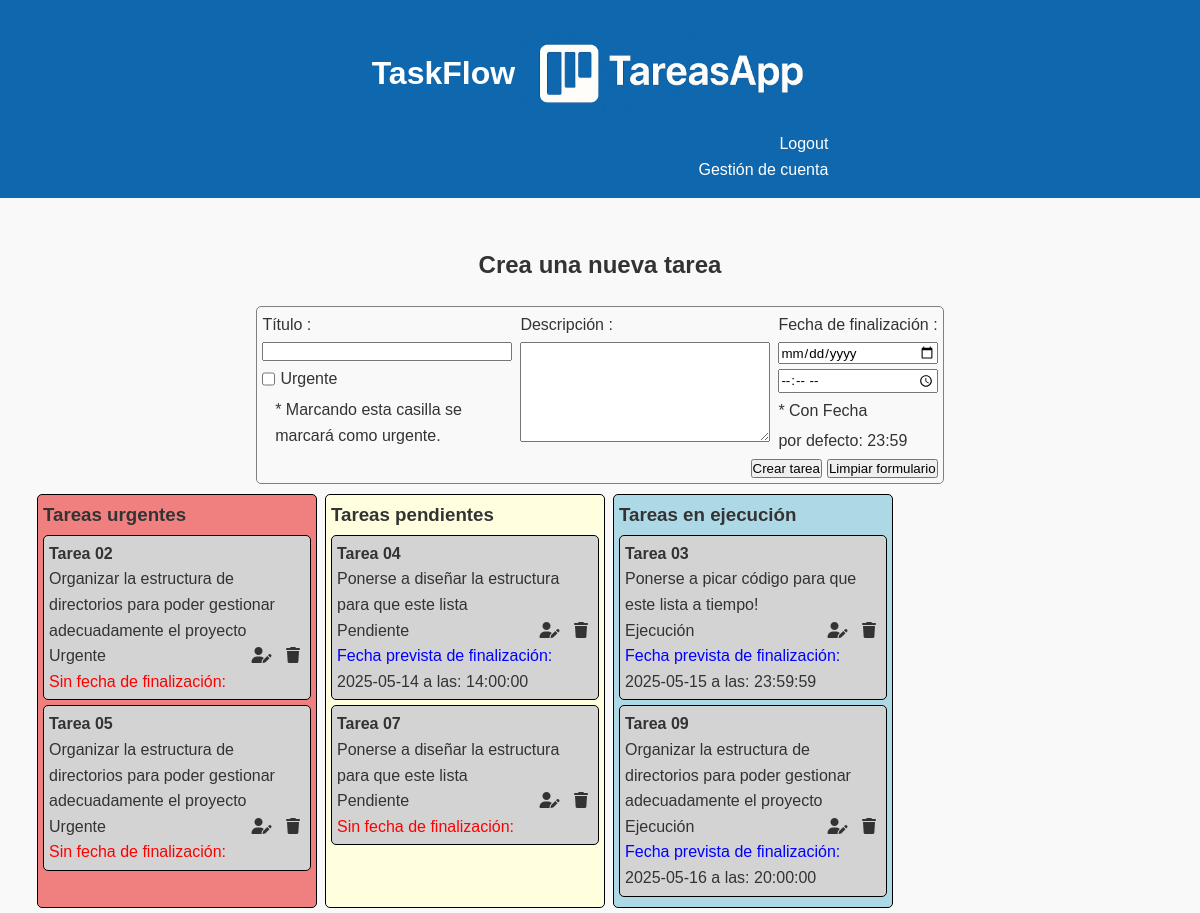
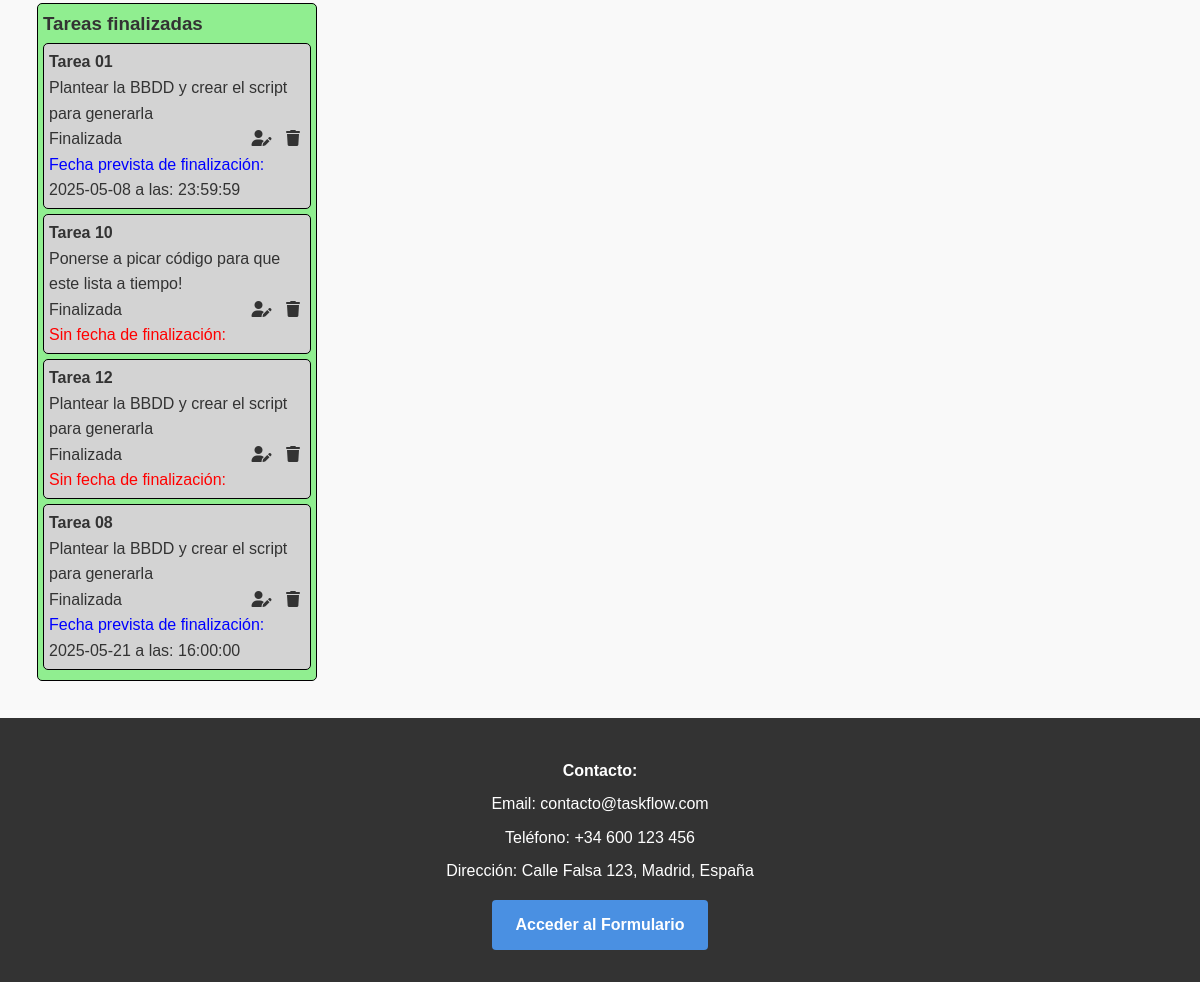
Page /gestor_tareas_EC_UF1844/index.php (signed in) on the committed database (2 pictures, top to bottom).
### tables this page shows
CREATE TABLE IF NOT EXISTS tareas (
id_tarea  INT NOT NULL AUTO_INCREMENT PRIMARY KEY,
titulo VARCHAR (50),
descripcion VARCHAR (200),
fecha_creacion TIMESTAMP DEFAULT CURRENT_TIMESTAMP,
fecha_prevista_fin TIMESTAMP,
modificacion INT NOT NULL,
borrada INT NOT NULL,
id_estado INT NOT NULL,
id_usuario INT NOT NULL
);

CREATE TABLE IF NOT EXISTS estados (
id_estado INT NOT NULL AUTO_INCREMENT PRIMARY KEY,
nombre_estado VARCHAR (15)
);

### gestor_tareas_EC_UF1844/index.php (the view, shortened to what this page needs)
<?php
require_once 'connection.php';
$select = "SELECT id_tarea, id_estado, id_usuario, ta.titulo, ta.descripcion, ta.fecha_prevista_fin, es.nombre_estado, usd.nombre_usuario
FROM tareas ta
NATURAL JOIN estados es
NATURAL JOIN usuarios_datos usd
WHERE ta.borrada = 0";
$preparacion = $conn->prepare($select);
$preparacion->execute();
$arrayFilas = $preparacion->fetchAll();
?>
<!DOCTYPE html>
<html lang="es">
<head>
    <?php include_once '../site/modulos/link_files.php' ?>
    <link rel="stylesheet" href="https://cdnjs.cloudflare.com/ajax/libs/font-awesome/6.7.2/css/all.min.css" />
</head>
<body>
        <?php include_once '../site/modulos/header.php' ?>
    <main>
        <section class="formularios">
            <?php if ($_GET) : ?>
                <h2>Modifica tus tareas</h2>
                <form action="update.php" method="post">
                    <div class="crear">
                        <input type="text" name="id" value="<?= $_GET['id'] ?>" hidden>
                        <div class="datos">
                            <div class="base">
                                <label for="usuario">Título : </label>
                                <input maxlength="40" type="text" name="titulo" id="titulo" value="<?= $_GET['titulo'] ?>">
                                <div>
                                    <legend>Elige un estado</legend>
                                    <?php $estado = isset($_GET['nombre_estado']) ? $_GET['nombre_estado'] : 'Pendiente'; ?>
                                    <select name="estado" id="estado">
                                        <!-- Añadimos el selected para mostrarlo en el formulario
                                 Si $estado es exactamente igual al nombre del estado entences escribimos selected
                                 Si no lo dejamos vacio, y siempre será alguno de estos
                                  -->
                                        <option value="Pendiente" <?= $estado === 'Pendiente' ? 'selected' : '' ?>>Pendiente</option>
                                        <option value="Ejecución" <?= $estado === 'Ejecución' ? 'selected' : '' ?>>Ejecución</option>
                                        <option value="Finalizada" <?= $estado === 'Finalizada' ? 'selected' : '' ?>>Finalizada</option>
                                        <option value="Urgente" <?= $estado === 'Urgente' ? 'selected' : '' ?>>Urgente</option>
                                    </select>
                                    <!-- <select name="estado" id="estado">
                                <option value="Pendiente">Pendiente</option>
                                <option value="Ejecución">Ejecución</option>
                                <option value="Finalizada">Finalizada</option>
                                <option value="Urgente">Urgente</option>
                            </select> -->
                                </div>
                                <p> * Aquí puedes seleccionar un nuevo estado, el seleccionado es el actual.</p>
                            </div>
                            <?php $descripcion = isset($_GET['descripcion']) ? $_GET['descripcion'] : ''; ?>
                            <div class="detalle">
                                <label for="color">Descripción : </label>
                                <textarea name="descripcion" maxlength="150"><?= htmlspecialchars($descripcion, ENT_QUOTES, 'UTF-8') ?></textarea>
                            </div>
                            <!-- <?= $_GET['fechafin'] ?>
                            <br>
                            <?= $_GET['horafin'] ?> -->
                            <?php
                            $fechafin = isset($_GET['fechafin']) ? $_GET['fechafin'] : '';
                            $horafin = isset($_GET['horafin']) ? $_GET['horafin'] : '';
                            ?>
                            <div class="fecha">
                                <label for="entrada">Fecha de finalización :</label>
                                <input type="date" name="fechafin" id="fechafin" value="<?= htmlspecialchars($fechafin, ENT_QUOTES, 'UTF-8') ?>"/>
                                <input type="time" name="horafin" id="horafin" value="<?= htmlspecialchars($horafin, ENT_QUOTES, 'UTF-8') ?>" />
                            </div>
                        </div>
                        <div class="botones">
                            <button type="submit">Guardar Tarea</button>
                            <button type="button" onclick="location.href='<?= 'index.php'; ?>'">Cancelar</button>
                        </div>
                    </div>
                </form>
            <?php else : ?>
                <h2>Crea una nueva tarea</h2>
                <form action="insert.php" method="post">
                    <div class="crear">
                        <div class="datos">
                            <div class="base">
                                <label for="usuario">Título : </label>
                                <input maxlength="40" type="text" name="titulo" id="titulo">
                                <div>
                                    <input type="checkbox" name="urgente" id="urgente">
                                    <label for="urgente">Urgente</label>
                                </div>
                                <p> * Marcando esta casilla se marcará como urgente.</p>
                            </div>
                            <div class="detalle">
                                <label for="color">Descripción : </label>
                                <textarea name="descripcion" maxlength="150"></textarea>
                            </div>
                            <div class="fecha">
                                <label for="entrada">Fecha de finalización :</label>
                                <input type="date" name="fechafin" id="fechafin" required />
                                <input type="time" name="horafin" id="horafin" />
                                <p>* Con Fecha</p>
                                <p>por defecto: 23:59</p>
                            </div>
                        </div>
                        <div class="botones">
                            <button type="submit">Crear tarea</button>
                            <button type="reset">Limpiar formulario</button>
                        </div>
                    </div>
                </form>
            <?php endif; ?>
        </section>
        <section>
            <div class="tareas">
                <div class="estados urgente">
                    <h3>Tareas urgentes</h3>
                    <?php foreach ($arrayFilas as $fila) : ?>
                        <?php if ($fila['nombre_estado'] == "Urgente") : ?>
                            <div class="items">
                                <h4>
                                    <?= $fila['titulo'] ?>
                                </h4>
                                <p>
                                    <?= $fila['descripcion'] ?>
                                </p>
                                <div>
                                    <p>
                                        <?= $fila['nombre_estado'] ?>
                                    </p>
                                    <span>
                                        <a href="index.php?id=<?= $fila['id_tarea'] ?>&titulo= <?= str_replace(" ", "%20", $fila['titulo']) ?>&descripcion=<?= str_replace(" ", "%20", $fila['descripcion']) ?>&estado=<?= str_replace(" ", "%20", $fila['nombre_estado']) ?>&fechafin=<?= $fila['fecha_prevista_fin'] == '' ? '' : explode(" ", $fila['fecha_prevista_fin'])[0] ?>&horafin=<?= $fila['fecha_prevista_fin'] == '' ? '' : explode(" ", $fila['fecha_prevista_fin'])[1] ?>"><i class="fa-solid fa-user-pen"></i></a>
                                        <a href="pre-delete.php?id=<?= $fila['id_tarea'] ?>"><i class="fa-solid fa-trash"></i></a>
                                    </span>
                                </div>
                                <p class="<?= $fila['fecha_prevista_fin'] == '' ? 'sinffinal' : 'ffinal' ?>"><?= $fila['fecha_prevista_fin'] == '' ? 'Sin fecha de finalización' : 'Fecha prevista de finalización' ?>:</p>
                            </div>
                        <?php endif;  ?>
                    <?php endforeach ?>
                </div>
                <div class="estados pendiente">
                    <h3>Tareas pendientes</h3>
                    <?php foreach ($arrayFilas as $fila) : ?>
                        <?php if ($fila['nombre_estado'] == "Pendiente") : ?>
                            <div class="items">
                                <h4>
                                    <?= $fila['titulo'] ?>
                                </h4>
                                <p>
                                    <?= $fila['descripcion'] ?>
                                </p>
                                <div>
                                    <p>
                                        <?= $fila['nombre_estado'] ?>
                                    </p>
                                    <span>
                                        <a href="index.php?id=<?= $fila['id_tarea'] ?>&titulo= <?= str_replace(" ", "%20", $fila['titulo']) ?>&descripcion=<?= str_replace(" ", "%20", $fila['descripcion']) ?>&estado=<?= str_replace(" ", "%20", $fila['nombre_estado']) ?>&fechafin=<?= $fila['fecha_prevista_fin'] == '' ? '' : explode(" ", $fila['fecha_prevista_fin'])[0] ?>&horafin=<?= $fila['fecha_prevista_fin'] == '' ? '' : explode(" ", $fila['fecha_prevista_fin'])[1] ?>"><i class="fa-solid fa-user-pen"></i></a>
                                        <a href="delete.php?id=<?= $fila['id_tarea'] ?>"><i class="fa-solid fa-trash"></i></a>
                                    </span>
                                </div>
                                <p class="<?= $fila['fecha_prevista_fin'] == '' ? 'sinffinal' : 'ffinal' ?>"><?= $fila['fecha_prevista_fin'] == '' ? 'Sin fecha de finalización' : 'Fecha prevista de finalización' ?>:</p>
                                <p>
                                    <?= $fila['fecha_prevista_fin'] == '' ? '' : explode(" ", $fila['fecha_prevista_fin'])[0] ?>
                                    <?= $fila['fecha_prevista_fin'] == '' ? '' : 'a las:' ?>
                                    <?= $fila['fecha_prevista_fin'] == '' ? '' : explode(" ", $fila['fecha_prevista_fin'])[1] ?>
                                </p>
                            </div>
                        <?php endif;  ?>
                    <?php endforeach ?>
                </div>
                <div class="estados ejecucion">
                    <h3>Tareas en ejecución</h3>
                    <?php foreach ($arrayFilas as $fila) : ?>
                        <?php if ($fila['nombre_estado'] == "Ejecución") : ?>
                            <div class="items">
                                <h4>
                                    <?= $fila['titulo'] ?>
                                </h4>
                                <p>
                                    <?= $fila['descripcion'] ?>
                                </p>
                                <div>
                                    <p>
                                        <?= $fila['nombre_estado'] ?>
                                    </p>
                                    <span>
                                        <a href="index.php?id=<?= $fila['id_tarea'] ?>&titulo= <?= str_replace(" ", "%20", $fila['titulo']) ?>&descripcion=<?= str_replace(" ", "%20", $fila['descripcion']) ?>&estado=<?= str_replace(" ", "%20", $fila['nombre_estado']) ?>&fechafin=<?= $fila['fecha_prevista_fin'] == '' ? '' : explode(" ", $fila['fecha_prevista_fin'])[0] ?>&horafin=<?= $fila['fecha_prevista_fin'] == '' ? '' : explode(" ", $fila['fecha_prevista_fin'])[1] ?>"><i class="fa-solid fa-user-pen"></i></a>
                                        <a href="delete.php?id=<?= $fila['id_tarea'] ?>"><i class="fa-solid fa-trash"></i></a>
                                    </span>
                                </div>
                                <p class="<?= $fila['fecha_prevista_fin'] == '' ? 'sinffinal' : 'ffinal' ?>"><?= $fila['fecha_prevista_fin'] == '' ? 'Sin fecha de finalización' : 'Fecha prevista de finalización' ?>:</p>
                                <p>
                                <?= $fila['fecha_prevista_fin'] == '' ? '' : explode(" ", $fila['fecha_prevista_fin'])[0] ?>
                                    <?= $fila['fecha_prevista_fin'] == '' ? '' : 'a las:' ?>
                                    <?= $fila['fecha_prevista_fin'] == '' ? '' : explode(" ", $fila['fecha_prevista_fin'])[1] ?>
                                </p>
                            </div>
                        <?php endif;  ?>
                    <?php endforeach ?>
                </div>
                <div class="estados finalizada">
                    <h3>Tareas finalizadas</h3>
                    <?php foreach ($arrayFilas as $fila) : ?>
                        <?php if ($fila['nombre_estado'] == "Finalizada") : ?>
                            <div class="items">
                                <h4>
                                    <?= $fila['titulo'] ?>
                                </h4>
                                <p>
                                    <?= $fila['descripcion'] ?>
                                </p>
                                <div>
                                    <p>
                                        <?= $fila['nombre_estado'] ?>
                                    </p>
                                    <span>
                                        <a href="index.php?id=<?= $fila['id_tarea'] ?>&titulo= <?= str_replace(" ", "%20", $fila['titulo']) ?>&descripcion=<?= str_replace(" ", "%20", $fila['descripcion']) ?>&estado=<?= str_replace(" ", "%20", $fila['nombre_estado']) ?>&fechafin=<?= $fila['fecha_prevista_fin'] == '' ? '' : explode(" ", $fila['fecha_prevista_fin'])[0] ?>&horafin=<?= $fila['fecha_prevista_fin'] == '' ? '' : explode(" ", $fila['fecha_prevista_fin'])[1] ?>"><i class="fa-solid fa-user-pen"></i></a>
                                        <a href="delete.php?id=<?= $fila['id_tarea'] ?>"><i class="fa-solid fa-trash"></i></a>
                                    </span>
                                </div>
                                <p class="<?= $fila['fecha_prevista_fin'] == '' ? 'sinffinal' : 'ffinal' ?>"><?= $fila['fecha_prevista_fin'] == '' ? 'Sin fecha de finalización' : 'Fecha prevista de finalización' ?>:</p>
                                <p>
                                <?= $fila['fecha_prevista_fin'] == '' ? '' : explode(" ", $fila['fecha_prevista_fin'])[0] ?>
                                    <?= $fila['fecha_prevista_fin'] == '' ? '' : 'a las:' ?>
                                    <?= $fila['fecha_prevista_fin'] == '' ? '' : explode(" ", $fila['fecha_prevista_fin'])[1] ?>
                                </p>
                            </div>
                        <?php endif;  ?>
                    <?php endforeach ?>
                </div>
            </div>
        </section>
    </main>
    <?php include_once '../site/modulos/footer.php' ?>
</body>
</html>

### rows in the picture
tareas: titulo "Tarea 02", descripcion "Organizar la estructura de directorios para poder gestionar adecuadamente el proyecto", id_estado.nombre_estado "Urgente", shows "Sin fecha de finalización"
tareas: titulo "Tarea 05", descripcion "Organizar la estructura de directorios para poder gestionar adecuadamente el proyecto", id_estado.nombre_estado "Urgente", shows "Sin fecha de finalización"
tareas: titulo "Tarea 04", descripcion "Ponerse a diseñar la estructura para que este lista", id_estado.nombre_estado "Pendiente", shows "Fecha prevista de finalización", fecha_prevista_fin "2025-05-14", shows "a las:", fecha_prevista_fin "14:00:00"
tareas: titulo "Tarea 07", descripcion "Ponerse a diseñar la estructura para que este lista", id_estado.nombre_estado "Pendiente", shows "Sin fecha de finalización"
tareas: titulo "Tarea 03", descripcion "Ponerse a picar código para que este lista a tiempo!", id_estado.nombre_estado "Ejecución", shows "Fecha prevista de finalización", fecha_prevista_fin "2025-05-15", shows "a las:", fecha_prevista_fin "23:59:59"
tareas: titulo "Tarea 09", descripcion "Organizar la estructura de directorios para poder gestionar adecuadamente el proyecto", id_estado.nombre_estado "Ejecución", shows "Fecha prevista de finalización", fecha_prevista_fin "2025-05-16", shows "a las:", fecha_prevista_fin "20:00:00"
tareas: titulo "Tarea 01", descripcion "Plantear la BBDD y crear el script para generarla", id_estado.nombre_estado "Finalizada", shows "Fecha prevista de finalización", fecha_prevista_fin "2025-05-08", shows "a las:", fecha_prevista_fin "23:59:59"
tareas: titulo "Tarea 10", descripcion "Ponerse a picar código para que este lista a tiempo!", id_estado.nombre_estado "Finalizada", shows "Sin fecha de finalización"
tareas: titulo "Tarea 12", descripcion "Plantear la BBDD y crear el script para generarla", id_estado.nombre_estado "Finalizada", shows "Sin fecha de finalización"
tareas: titulo "Tarea 08", descripcion "Plantear la BBDD y crear el script para generarla", id_estado.nombre_estado "Finalizada", shows "Fecha prevista de finalización", fecha_prevista_fin "2025-05-21", shows "a las:", fecha_prevista_fin "16:00:00"
